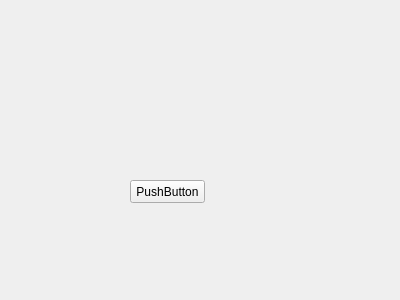
<?xml version="1.0" encoding="UTF-8"?>
<ui version="4.0">
 <class>Widget</class>
 <widget class="QWidget" name="Widget">
  <property name="geometry">
   <rect>
    <x>0</x>
    <y>0</y>
    <width>400</width>
    <height>300</height>
   </rect>
  </property>
  <property name="windowTitle">
   <string>Widget</string>
  </property>
  <widget class="QPushButton" name="pushButton">
   <property name="geometry">
    <rect>
     <x>130</x>
     <y>180</y>
     <width>75</width>
     <height>23</height>
    </rect>
   </property>
   <property name="text">
    <string>PushButton</string>
   </property>
  </widget>
 </widget>
 <layoutdefault spacing="6" margin="11"/>
 <resources/>
 <connections/>
</ui>
